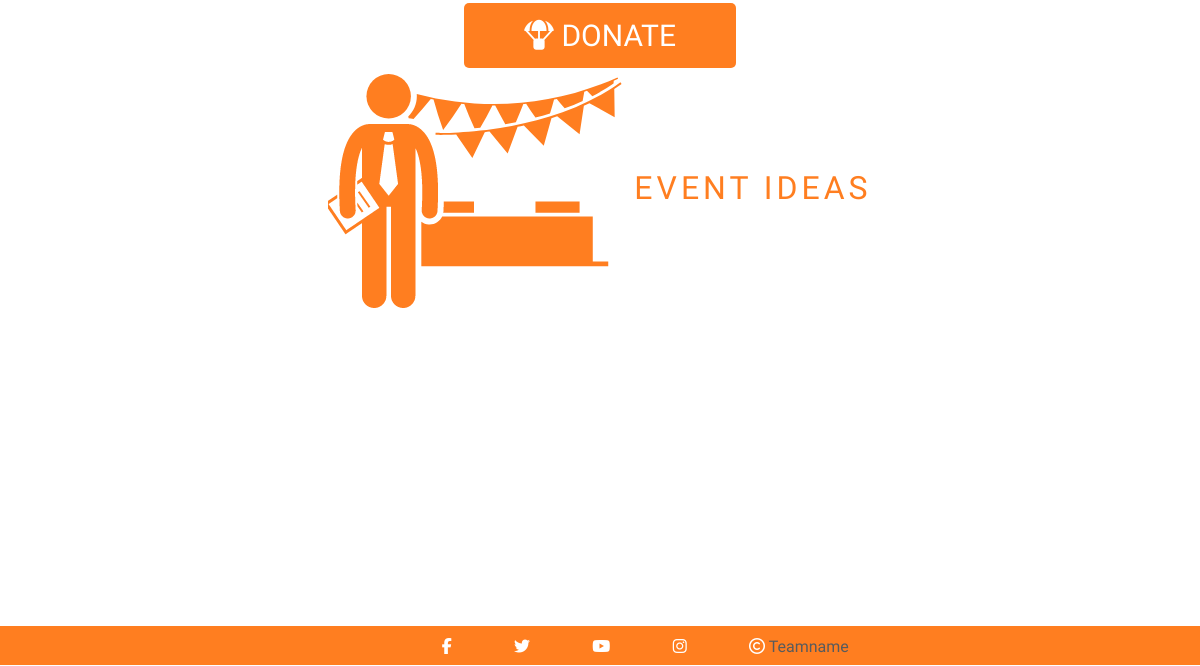
Before: /take-part/events/ (lower part) with the older database file.
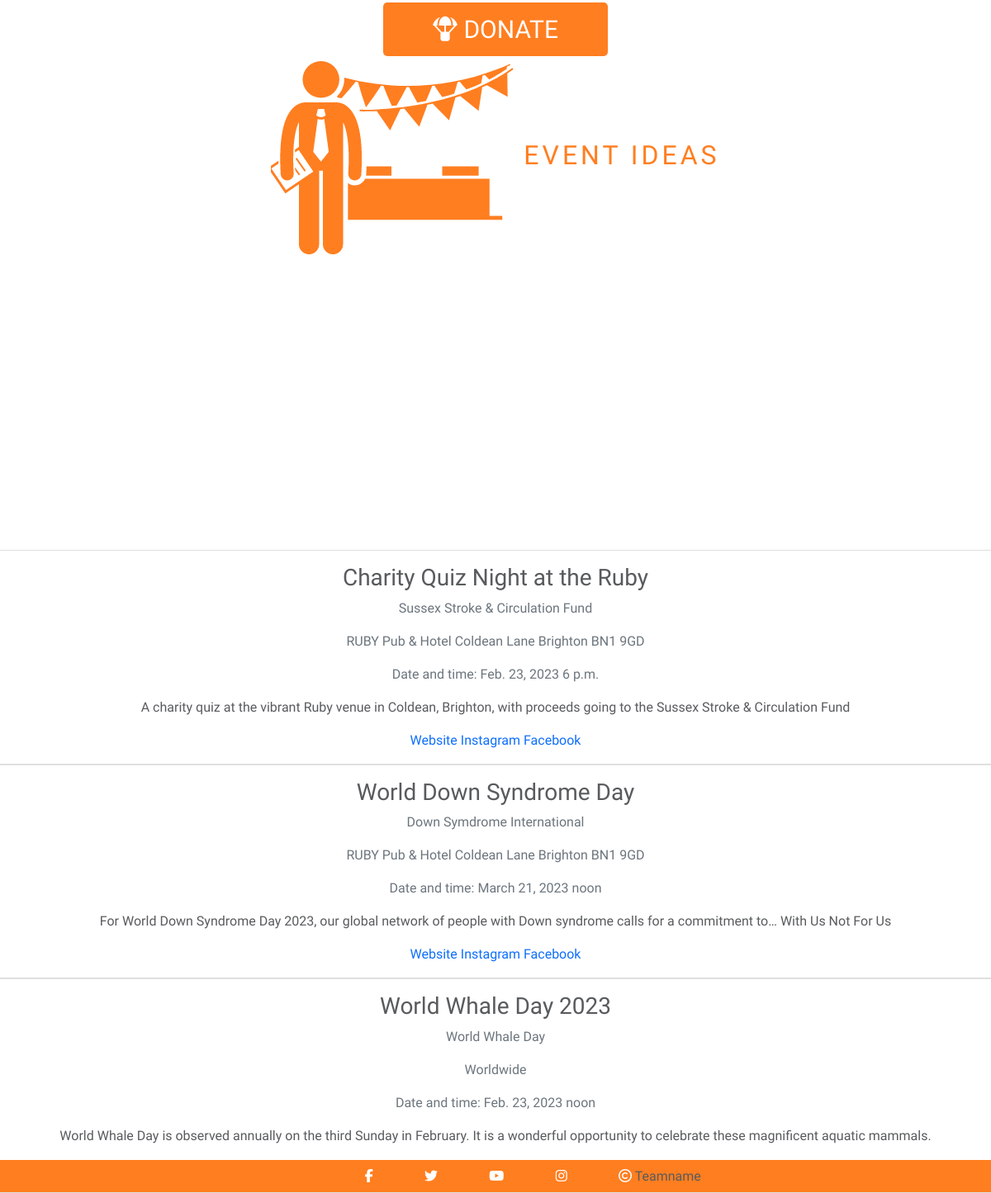
After: the same page with the newer database file.
### directory/models.py (models this page shows, shortened)
class Event(models.Model):
    name = models.CharField(max_length=254, null=False, blank=False)
    time = models.TimeField()
    date = models.DateField()
    org = models.ForeignKey(Org, null=True, on_delete=models.SET_NULL)
    location = models.ForeignKey(Location, null=True, on_delete=models.SET_NULL)
    summary = models.CharField(max_length=2000, null=False, blank=False)
    website = models.CharField(max_length=254, null=False, blank=False)

class Org(models.Model):
    name = models.CharField(max_length=254, null=False, blank=False)
    work = models.CharField(max_length=254, null=False, blank=False)
    location = models.ForeignKey(Location, null=True, on_delete=models.SET_NULL)
    summary = models.CharField(max_length=2000, null=False, blank=False, default="To be added")
    website = models.CharField(max_length=254, null=False, blank=False)
    facebook = models.CharField(max_length=254, null=True, blank=True)
    instagram = models.CharField(max_length=254, null=True, blank=True)
    image = models.CharField(max_length=254, null=True, blank=True)
    def __str__(self):
        return self.name

class Location(models.Model):
    name = models.CharField(max_length=100, null=False, blank=False)
    def __str__(self):
        return self.name

### directory/views.py (the view)
# urls.py: path('events/', views.events, name='events'),
def events(request):
    events = Event.objects.all()
    locations = Location.objects.all()
    template = "directory/events.html"
    context = {
        'events': events,
        'locations': locations,
    }
    return render(request, template, context)

### directory/templates/directory/events.html (shortened to what this page needs)
{% extends "base.html" %}
{% load static %}
{% block content %}
<section class="make-difference">
    <div id="get-involved-donate">
    </div>
    <div id="donate"><a href="{% url 'donate' %}" class="donate-btn"><i class="fa-solid fa-parachute-box"></i>
            DONATE</a>
    </div>
</section>
<section class="event-container">
    <h2> <img src="{{MEDIA_URL}}/images/events-icon.png" alt="events icon">
        Event Ideas</h2>
</section>
<section class="events-container">
    <div class="col-12">
        <div class="row">
            {% for location in locations %}
            {% for event in events %}
            {% if location == event.location %}
            <div class="card ml-4">
                <div class="card-body">
                    <h3 class="card-title text-black">{{ event.name }}</h3>
                    <p class="card-text text-muted">{{ event.org }}</p>
                    <p class="card-text text-muted">{{ event.location }}</p>
                    <p class="card-text text-muted">Date and time: {{ event.date }} {{ event.time }}</p>
                    <p class="card-text">{{ event.summary }}</p>
                    <a href="{{ event.website }}" class="text-black">Website</a>
                    <a href="{{ event.instagram }}">Instagram</a>
                    <a href="{{ event.facebook }}">Facebook</a>
                </div>
            </div>
            {% endif %}
            {% endfor %}
            {% endfor %}
        </div>
    </div>
</section>
{% endblock %}

### templates/base.html (shortened to what this page needs)
{% load static %}
<!DOCTYPE html>
<html lang="en">
<head>
  <link href="https://cdn.jsdelivr.net/npm/bootstrap@5.0.1/dist/css/bootstrap.min.css" rel="stylesheet"
>
  <link href="{% static 'css/base.css' %}" rel="stylesheet">
</head>
<body>
  {% block content %}{% endblock %}
  <footer class="footer">
    <ul class="social-footer">
      <li><a href="https://facebook.com" target="_blank" rel="noopener" aria-label="Visit our Facebook page (opens in a new tab)">
        <i class="fa-brands fa-facebook-f"></i>
      </a></li>
      <li><a href="https://twitter.com" target="_blank" rel="noopener" aria-label="Visit our Twitter page (opens in a new tab)">
        <i class="fa-brands fa-twitter"></i>
      </a></li>
      <li><a href="https://youtube.com" target="_blank" rel="noopener" aria-label="Visit our Youtube page (opens in a new tab)">
        <i class="fa-brands fa-youtube"></i>
      </a></li>
      <li><a href="https://instagram.com" target="_blank" rel="noopener" aria-label="Visit our Instagram page (opens in a new tab)">
        <i class="fa-brands fa-instagram"></i>
      </a></li>
      <span><i class="fa-regular fa-copyright"></i> Teamname</span>
    </ul>
  </footer>
</body>
</html>

### static/css/base.css (style rules this page uses)
* { margin: 0; padding: 0; }
body { font-family: 'Oswald', 'Helvetica St', sans-serif; font-weight: 300; color: #585b5d; position: relative; min-height: 100vh; }
a { text-decoration: none; }
h1, h2 { font-family: 'Labrada', 'Helvetica Std Bold Condensed', sans-serif; text-transform: uppercase; letter-spacing: 4px; color: rgb(255, 126, 32); }
.donate-btn { background-color: #ff7e20; color: white; text-decoration: none; font-size: 30px; border-radius: 5px; padding: 15px 60px; }
.event-container { display: flex; justify-content: center; height: 400px; width: auto; }
.make-difference { height: 600px; display: flex; justify-content: center; align-items: center; flex-direction: column; }
#get-involved-donate { display: flex; width: 100%; flex-direction: column; align-items: center; padding: 10%; }
.footer { position: absolute; bottom: 0; width: 100%; height: 2.5rem; }
.social-footer { text-align: center; background-color: #ff7e20; }
.social-footer > li { display: inline; }
.social-footer i { font-size: 100%; padding-bottom: 1%; padding-top: 1%; padding-left: 5%; color: white; }
.social-footer > span { position: relative; right: 0; }
.events-container { text-align: center; margin-top: 12em; }

Changed rows visible on the page:
added Event: name "Charity Quiz Night at the Ruby", org "Sussex Stroke & Circulation Fund", location "RUBY Pub & Hotel Coldean Lane Brighton BN1 9GD", date "Feb. 23, 2023", time "6 p.m.", summary "A charity quiz at the vibrant Ruby venue in Coldean, Brighton, with proceeds going to the Sussex Stroke & Circulation Fund"
added Event: name "World Down Syndrome Day", org "Down Symdrome International", location "RUBY Pub & Hotel Coldean Lane Brighton BN1 9GD", date "March 21, 2023", time "noon", summary "For World Down Syndrome Day 2023, our global network of people with Down syndrome calls for a commitment to… With Us Not For Us"
added Event: name "World Whale Day 2023", org "World Whale Day", location "Worldwide", date "Feb. 23, 2023", time "noon", summary "World Whale Day is observed annually on the third Sunday in February. It is a wonderful opportunity to celebrate these magnificent aquatic mammals."
